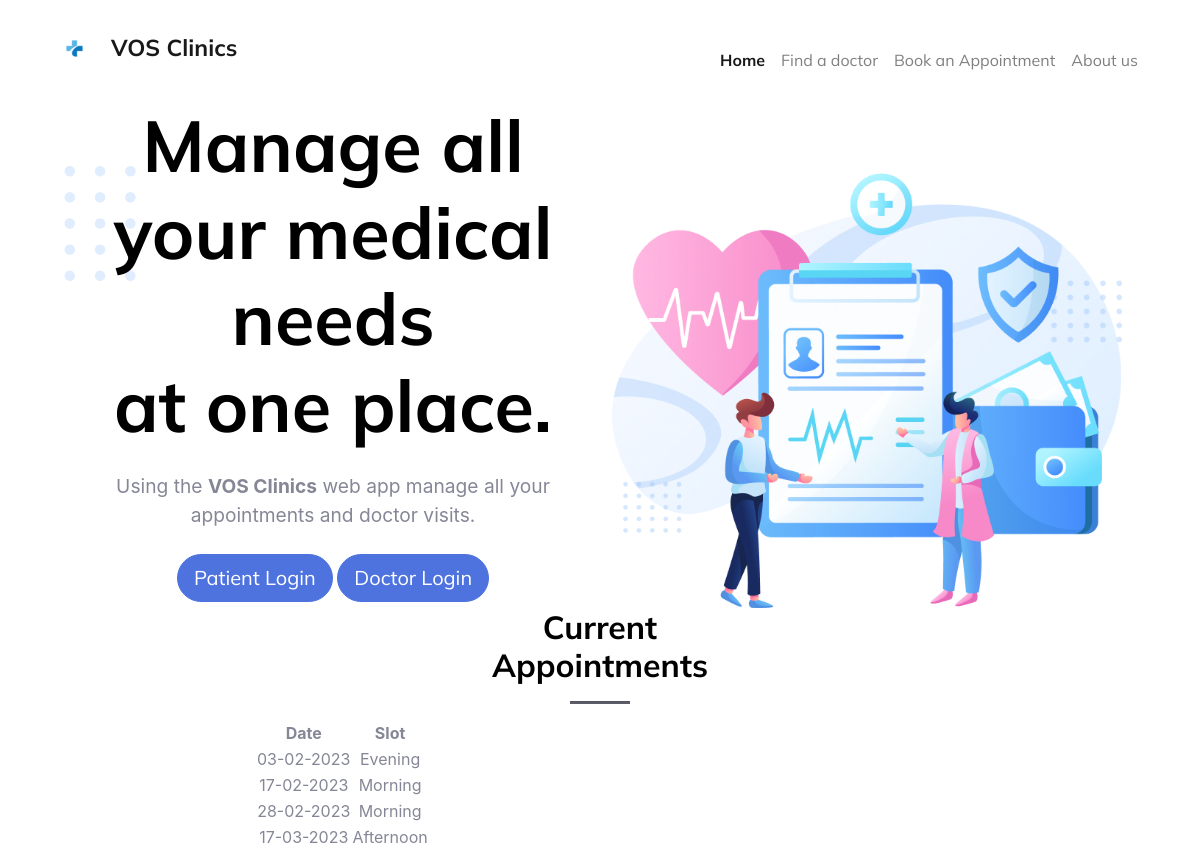
Before: / with the older database file.
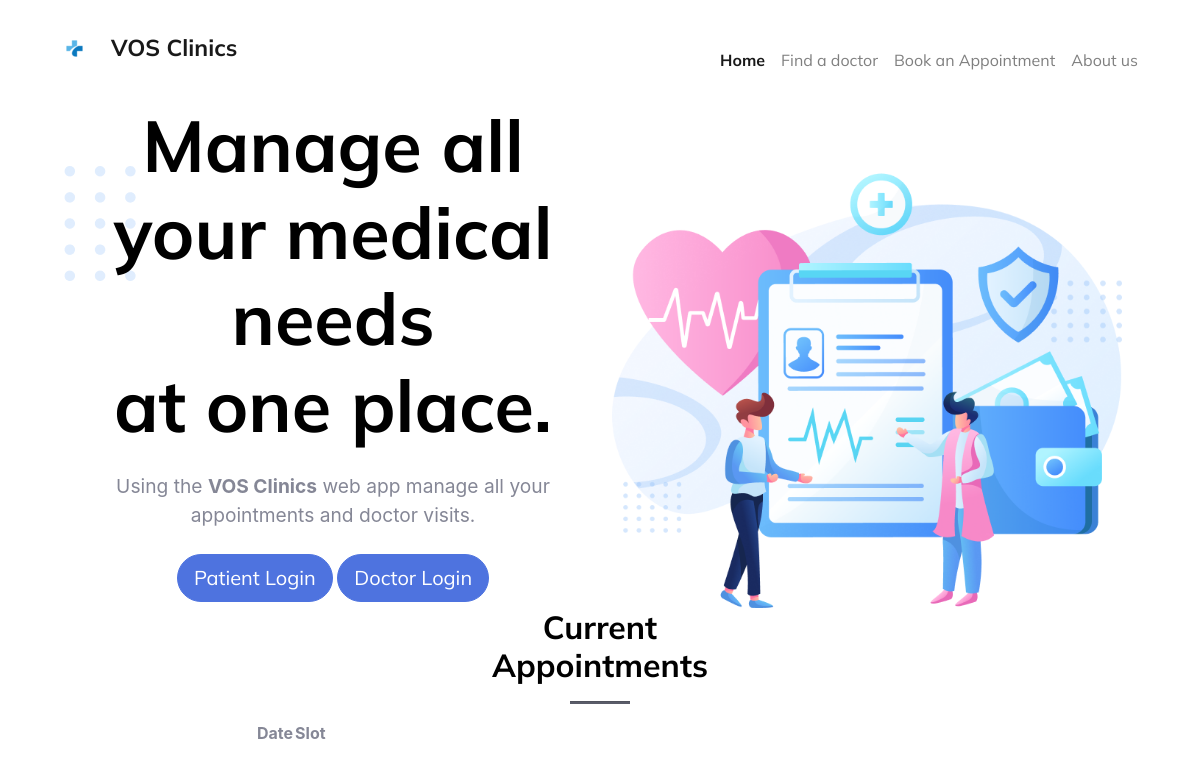
After: the same page with the newer database file.
### app.py (models this page shows)
class Appointment(db.Model):
    id = db.Column(db.Integer, primary_key=True)
    user_id = db.Column(db.Integer, db.ForeignKey('user.id'), nullable=False)
    slot = db.Column(db.String(50), nullable=False)
    date = db.Column(db.Date, nullable=False)

### app.py (the view)
@app.route("/")
def index():
    appointments = Appointment.query.order_by(Appointment.date).all()
    return render_template("index.html", appointments=appointments)

### app.py (called while the page is built)
@app.context_processor
def inject_datetime():
    return dict(datetime=datetime)

### templates/index.html (shortened to what this page needs)
{% extends "base.html" %}
{% block main %}
<section class="py-0">
    <div class="bg-holder" style="background-image:url(static/img/illustrations/dot.png);background-position:left;background-size:auto;margin-top:-105px;">
    </div>
    <div class="container position-relative">
      <div class="row align-items-center">
        <div class="col-md-5 col-lg-6 order-md-1 pt-8"><img class="img-fluid" src="static/img/illustrations/hero-header.png" alt="" /></div>
        <div class="col-md-7 col-lg-6 text-center text-md-start pt-5 pt-md-9">
          <h1 class="mb-4 display-3 fw-bold">Manage all your medical needs <br class="d-block d-lg-none d-xl-block" />at one place.</h1>
          <p class="mt-3 mb-4 fs-1">Using the <strong>VOS Clinics</strong> web app manage all your appointments and doctor visits.</p>
          <a class="btn btn-lg btn-primary rounded-pill hover-top" href="{{ url_for('userlogin') }}" role="button">Patient Login</a>
          <a class="btn btn-lg btn-primary rounded-pill hover-top" href="{{ url_for('doctorlogin') }}" role="button">Doctor Login</a>
        </div>
      </div>
    </div>
</section>
<div class="container-lg">
  <div class="row justify-content-center">
    <div class="col-3 text-center">
      <h2 class="fw-bold">Current Appointments</h2>
      <hr class="w-25 mx-auto text-dark" style="height:2px;" />
    </div>
  </div>
  <div class="row justify-content-center">
    <div class="col-sm-9 col-xl-8 text-center">
      <table>
        <tr>
          <th>Date</th>
          <th>Slot</th>
        </tr>
        {% for appointment in appointments %}
          <tr>
            <td>{{ appointment.date.strftime('%d-%m-%Y') }}</td>
            <td>{{ appointment.slot.capitalize() }}</td>
          </tr>
        {% endfor %}
      </table>
    </div>
  </div>
</div>
{% endblock %}

### templates/base.html (shortened to what this page needs)
<!DOCTYPE html>
<html lang="en">
<head>
    <link href="static/css/theme.css" rel="stylesheet" />
    <link href="static/css/sb-admin-2.min.css" rel="stylesheet">
</head>
<body>
    <main class="main" id="top">
        <nav class="navbar navbar-expand-lg navbar-light fixed-top py-3" data-navbar-on-scroll="data-navbar-on-scroll">
            <div class="container"><a class="navbar-brand d-flex align-items-center fw-bold fs-2" href="/"><img class="d-inline-block me-3" src="static/img/icons/logo.png" alt="" />VOS Clinics</a>
                <div class="collapse navbar-collapse border-lg-0 mt-4 mt-lg-0der-top " id="navbarSupportedContent">
                    <ul class="navbar-nav ms-auto pt-2 pt-lg-0">
                    <li class="nav-item"><a class="nav-link fw-bold active" aria-current="page" href="/">Home</a></li>
                    <li class="nav-item"><a class="nav-link" href="/loginUser">Find a doctor</a></li>
                    <li class="nav-item"><a class="nav-link" href="#testimonial">Book an Appointment</a></li>
                    <li class="nav-item"><a class="nav-link" href="#about">About us</a></li>
                    </ul>
                </div>
            </div>
        </nav>
        <br><br>
        <div class="wrapper" style="height: 80%;">
            <div class="container">
                {% block main%}{% endblock %}
            </div>
        </div>
    </main>
</body>
</html>

Changed rows visible on the page:
removed Appointment: date "03-02-2023", slot "Evening"
removed Appointment: date "17-02-2023", slot "Morning"
removed Appointment: date "28-02-2023", slot "Morning"
removed Appointment: date "17-03-2023", slot "Afternoon"
